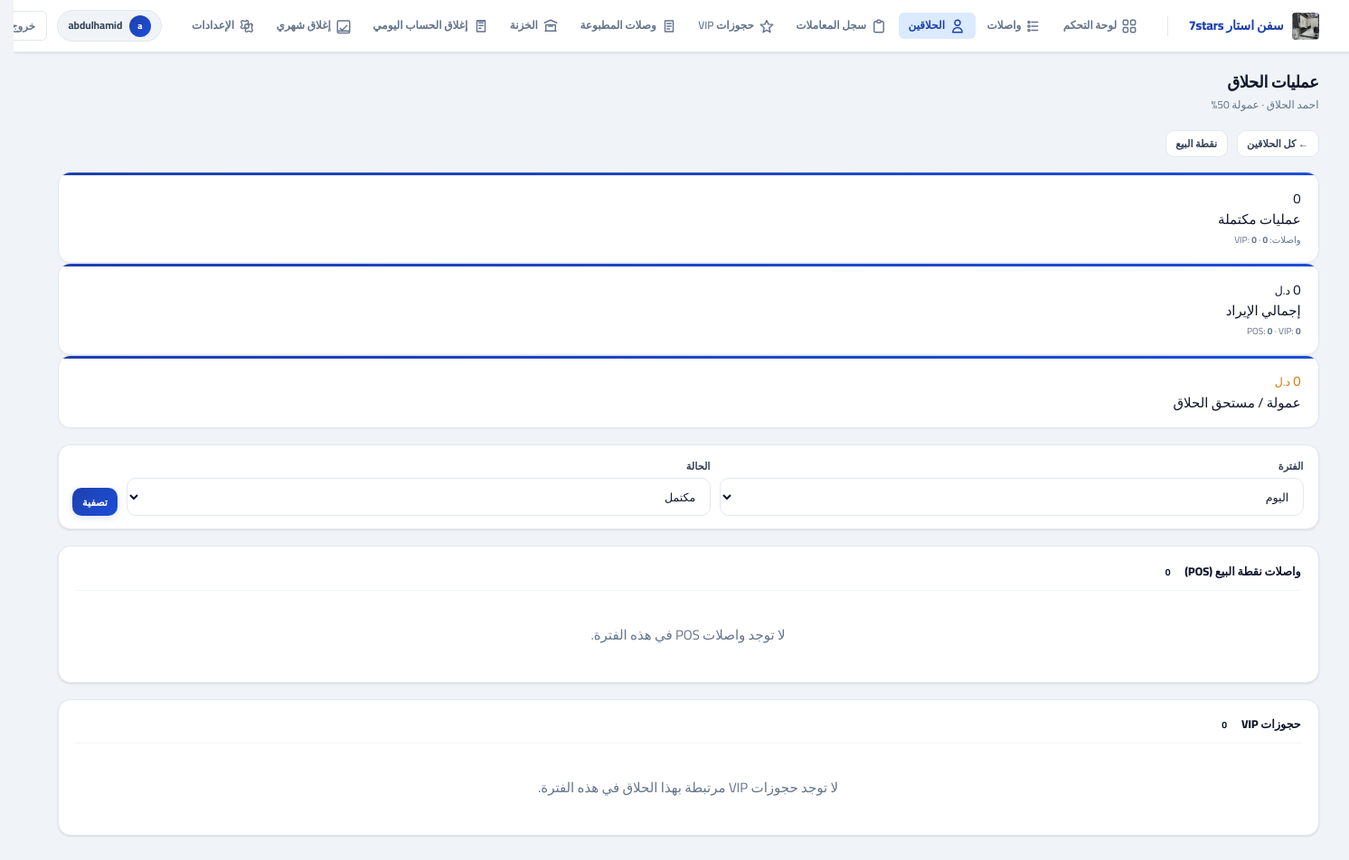
/app/barbers/3/?period=today&from=2026-06-03&to=2026-06-03 (signed in), run on an earlier commit of the app's database.
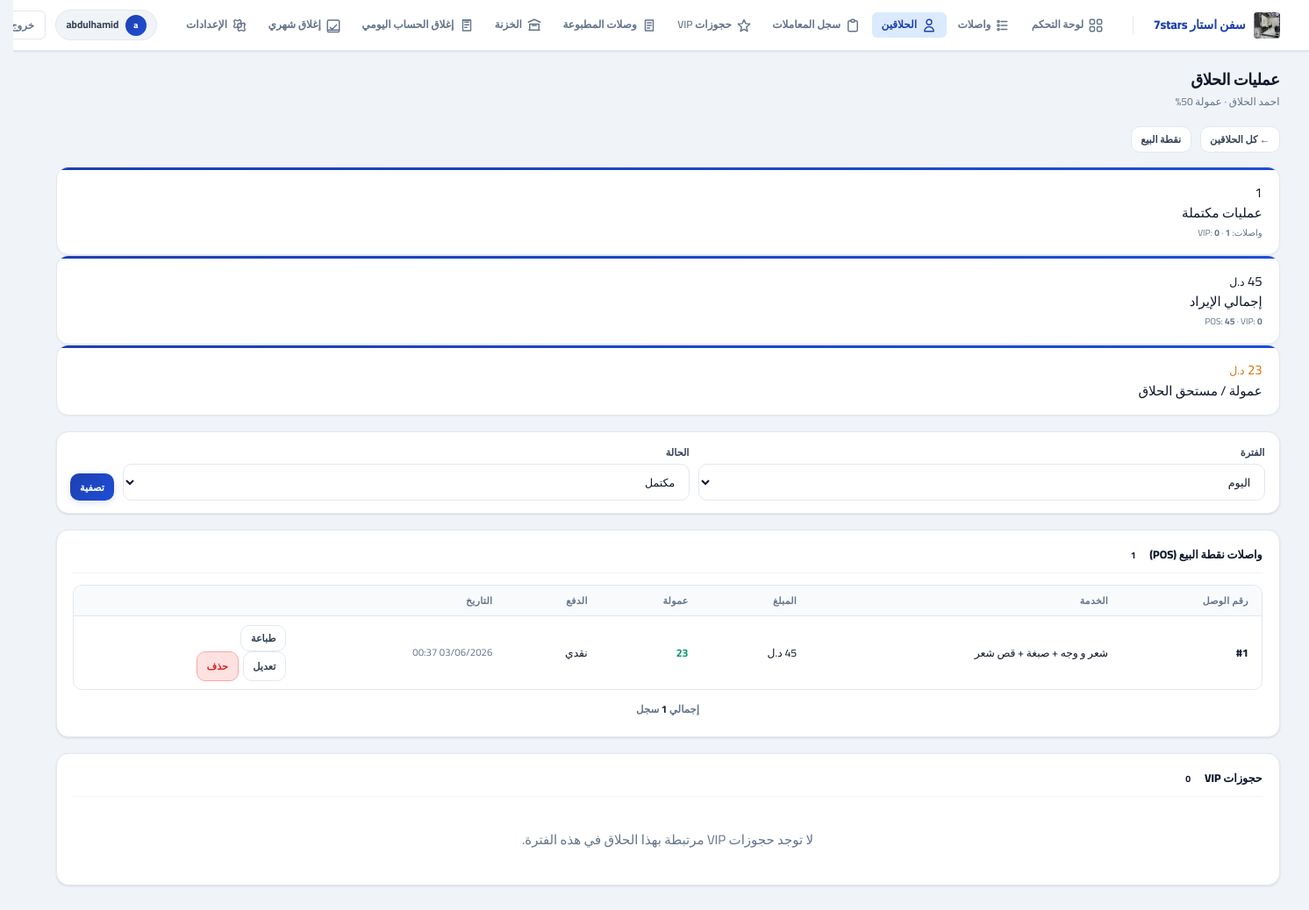
And on a later commit of the database.
### core/models.py (models this page shows, shortened)
class TimestampedModel(models.Model):
    created_at = models.DateTimeField(auto_now_add=True, db_index=True)
    updated_at = models.DateTimeField(auto_now=True, db_index=True)
    class Meta:
        abstract = True

class TicketItem(TimestampedModel):
    ticket = models.ForeignKey("core.Ticket", on_delete=models.CASCADE, related_name="items")
    service = models.ForeignKey("core.Service", on_delete=models.PROTECT, related_name="ticket_items")
    price = models.DecimalField(max_digits=12, decimal_places=2, default=0)
    commission_pct = models.DecimalField(max_digits=5, decimal_places=2, default=0)
    barber_commission_amount = models.DecimalField(max_digits=12, decimal_places=2, default=0)
    class Meta:
        unique_together = [("ticket", "service")]

class Service(TimestampedModel):
    name = models.CharField(max_length=120)
    category = models.ForeignKey(
        "core.ServiceCategory",
        on_delete=models.SET_NULL,
        null=True,
        blank=True,
        related_name="services",
    )
    base_price = models.DecimalField(max_digits=10, decimal_places=2, default=0)
    is_active = models.BooleanField(default=True)

class Ticket(TimestampedModel):
    customer = models.ForeignKey("core.Customer", on_delete=models.PROTECT, related_name="tickets")
    barber = models.ForeignKey("accounts.BarberProfile", on_delete=models.PROTECT, related_name="tickets")
    shift = models.ForeignKey("core.Shift", on_delete=models.PROTECT, related_name="tickets")
    service = models.ForeignKey(
        "core.Service",
        on_delete=models.SET_NULL,
        null=True,
        blank=True,
        related_name="tickets",
    )
    shift_sequence = models.PositiveIntegerField(
        null=True,
        blank=True,
        db_index=True,
        help_text="رقم تسلسلي للوصل ضمن الشفت (يُطبع على الوصل بدل اسم الزبون)",
    )
    status = models.CharField(max_length=20, choices=TicketStatus.choices, default=TicketStatus.WAITING, db_index=True)
    queue_position = models.PositiveIntegerField(default=0, db_index=True)
    started_at = models.DateTimeField(null=True, blank=True, db_index=True)
    completed_at = models.DateTimeField(null=True, blank=True, db_index=True)
    subtotal = models.DecimalField(max_digits=12, decimal_places=2, default=0)
    discount = models.DecimalField(max_digits=12, decimal_places=2, default=0)
    total = models.DecimalField(max_digits=12, decimal_places=2, default=0)
    barber_commission_total = models.DecimalField(max_digits=12, decimal_places=2, default=0)
    description = models.CharField(max_length=255, blank=True, default="")
    payment_method = models.CharField(
        max_length=10, choices=PaymentMethod.choices, default=PaymentMethod.CASH, blank=True,
    )
    locked_by_close = models.ForeignKey(
        "core.CloseLedger",
        on_delete=models.PROTECT,
        null=True,
        blank=True,
        related_name="locked_tickets",
    )
    class Meta:
        indexes = [
            models.Index(fields=["barber", "status", "queue_position"]),
            models.Index(fields=["shift", "status"]),
        ]
        constraints = [
            models.CheckConstraint(check=Q(total__gte=0), name="ticket_total_gte_0"),
            models.UniqueConstraint(
                fields=["shift", "shift_sequence"],
                condition=Q(shift_sequence__isnull=False),
                name="ticket_unique_shift_sequence",
            ),
        ]

### barber_ms/views.py (the view, shortened to what this page needs)
# urls.py: path("barbers/<int:barber_id>/", views.barber_operations_view, name="barber_operations"),
@login_required
def barber_operations_view(request, barber_id: int):
    if not _is_cashier_or_admin(request.user):
        messages.error(request, "ليس لديك صلاحية الوصول.")
        return redirect("frontend:dashboard")
    barber = get_object_or_404(BarberProfile.objects.select_related("user"), pk=barber_id)
    from_date, to_date, period = _parse_filter_dates(request)
    filter_shift = None
    shift_id = (request.GET.get("shift_id") or "").strip()
    if period == "shift" and shift_id.isdigit():
        filter_shift = get_object_or_404(Shift, pk=int(shift_id))
    tickets_qs = (
        Ticket.objects.filter(barber=barber)
        .select_related("customer", "barber__user", "service", "shift")
        .prefetch_related("receipts", "items__service")
        .order_by("-completed_at", "-created_at")
    )
    if filter_shift:
        tickets_qs = tickets_qs.filter(shift=filter_shift)
    else:
        if from_date:
            tickets_qs = tickets_qs.filter(completed_at__date__gte=from_date)
        if to_date:
            tickets_qs = tickets_qs.filter(completed_at__date__lte=to_date)
    status = (request.GET.get("status") or "COMPLETED").strip()
    if status == "ALL":
        pass
    elif status in dict(TicketStatus.choices):
        tickets_qs = tickets_qs.filter(status=status)
    else:
        tickets_qs = tickets_qs.filter(status=TicketStatus.COMPLETED)
        status = TicketStatus.COMPLETED
    if filter_shift:
        shift_stats = barber_shift_summary(barber, filter_shift)
        summary = {
            "tickets": shift_stats["ticket_count"],
            "revenue": shift_stats["total_revenue"],
            "commission": shift_stats["total_commission"],
            "vip_bookings": 0,
            "vip_revenue": 0,
            "vip_commission": 0,
        }
    else:
        summary = barber_combined_stats(barber, from_date, to_date)
    paginator, tickets_page = paginate_queryset(
        request, tickets_qs, per_page=BARBER_TX_PER_PAGE
    )
    vip_qs = vip_bookings_for_barber(
        barber, from_date=from_date, to_date=to_date, status=status if status != "ALL" else None
    )
    vip_paginator, vip_bookings_page = paginate_queryset(
        request, vip_qs, per_page=BARBER_TX_PER_PAGE, page_param="vpage"
    )
    vip_rows = []
    for booking in vip_bookings_page.object_list:
        rev, comm = barber_vip_share(booking, barber)
        vip_rows.append({"booking": booking, "share": rev, "commission": comm})
    return render(
        request,
        "frontend/barber_operations.html",
        {
            "barber": barber,
            "tickets_page": tickets_page,
            "paginator": paginator,
            "vip_rows": vip_rows,
            "vip_page": vip_bookings_page,
            "vip_paginator": vip_paginator,
            "vip_query_string": querystring_excluding_page(request, page_param="vpage"),
            "query_string": querystring_excluding_page(request),
            "filter_status": status or "COMPLETED",
            "filter_from": from_date,
            "filter_to": to_date,
            "filter_period": period,
            "filter_shift": filter_shift,
            "filter_shift_range": shift_display_range(filter_shift) if filter_shift else "",
            "summary": summary,
            "ticket_status_choices": TicketStatus.choices,
            "is_admin": _is_admin(request.user),
            "active_barbers": BarberProfile.objects.filter(is_active=True).order_by("name"),
            "pos_services": _active_services_qs(),
        },
    )

### accounts/models.py (called while the page is built)
    @property
    def display_name(self) -> str:
        n = (self.name or "").strip()
        if n:
            return n
        if self.user_id:
            return self.user.get_full_name() or self.user.username
        return "حلاق"

### barber_ms/context_processors.py (called while the page is built)
def _time_greeting_ar() -> str:
    h = timezone.localtime().hour
    if 5 <= h < 12:
        return "صباح الخير"
    if 12 <= h < 17:
        return "طاب نهارك"
    if 17 <= h < 22:
        return "مساء الخير"
    return "أهلاً بك"

def system_settings(request):
    try:
        qs = SystemSetting.objects.filter(key__in=_DEFAULTS.keys()).values_list("key", "value")
        stored = dict(qs)
    except Exception:
        stored = {}
    merged = {k: stored.get(k) or v for k, v in _DEFAULTS.items()}
    theme_key = merged.get("theme", "ocean")
    theme = THEMES.get(theme_key, THEMES["ocean"])
    now_local = timezone.localtime()
    return {
        "sys": merged,
        "theme": theme,
        "themes": THEMES,
        "time_greeting": _time_greeting_ar(),
        "now_local": now_local,
        "weekday_ar": _AR_WEEKDAYS[now_local.weekday()],
        "barber_login_enabled": merged.get("barber_login_enabled", "0") == "1",
    }

### templates/frontend/barber_operations.html (shortened to what the changed rows need)
{% extends "frontend/base.html" %}
{% block content %}
<div class="summary-grid" style="margin-bottom:18px">
  <div class="kpi-card">
    <div class="kpi-data">
      <div style="font-size:.68rem;color:var(--muted);margin-top:4px">
        واصلات: <b>{{ summary.pos_completed }}</b> · VIP: <b>{{ summary.vip_completed }}</b>
      </div>
    </div>
  </div>
  <div class="kpi-card">
    <div class="kpi-data">
      <div class="kv">{{ summary.revenue|floatformat:0 }} <small>{{ sys.currency }}</small></div>
      <div class="kl">إجمالي الإيراد</div>
      <div style="font-size:.68rem;color:var(--muted);margin-top:4px">
        POS: <b>{{ summary.pos_revenue|floatformat:0 }}</b> · VIP: <b>{{ summary.vip_revenue|floatformat:0 }}</b>
      </div>
    </div>
  </div>
  <div class="kpi-card">
    <div class="kpi-data">
      <div class="kv" style="color:var(--warning)">{{ summary.commission|floatformat:0 }} <small>{{ sys.currency }}</small></div>
      <div class="kl">عمولة / مستحق الحلاق</div>
    </div>
  </div>
</div>
<div class="card-accent">
  <div class="card-accent-inner">
    <div class="section-title">
      <span class="badge b-wait">{% if tickets_page %}{{ tickets_page.paginator.count }}{% else %}0{% endif %}</span>
    </div>
    {% if tickets_page.object_list %}
    <div class="tbl-wrap" style="margin-top:12px">
      <table>
        <thead>
          <tr>
            <th>رقم الوصل</th>
            <th>الخدمة</th>
            <th>المبلغ</th>
            <th>عمولة</th>
            <th>الدفع</th>
            <th>التاريخ</th>
            <th></th>
          </tr>
        </thead>
        <tbody>
          {% for t in tickets_page %}
          <tr>
            <td style="font-weight:800">{% if t.shift_sequence %}#{{ t.shift_sequence }}{% else %}—{% endif %}</td>
            <td>
              {% with items=t.items.all %}
              {% if items %}
              {% for item in items %}{{ item.service.name }}{% if not forloop.last %} + {% endif %}{% endfor %}
              {% elif t.service %}{{ t.service.name }}
              {% else %}{{ t.description|default:"—" }}{% endif %}
              {% endwith %}
            </td>
            <td>{% if t.total > 0 %}{{ t.total|floatformat:0 }} {{ sys.currency }}{% else %}—{% endif %}</td>
            <td style="color:var(--success);font-weight:700">{% if t.barber_commission_total > 0 %}{{ t.barber_commission_total|floatformat:0 }}{% else %}—{% endif %}</td>
            <td>{% if t.payment_method == "CASH" %}نقدي{% else %}بطاقة{% endif %}</td>
            <td style="font-size:.76rem;color:var(--muted);white-space:nowrap">{{ t.completed_at|default:t.created_at|date:"d/m/Y H:i" }}</td>
            <td>
              {% if t.receipts.first %}
              <a href="{% url 'frontend:vip:receipt_print' t.receipts.first.id %}" target="_blank" class="btn btn-o btn-sm">طباعة</a>
              {% endif %}
              {% include "frontend/partials/ticket_row_actions.html" with t=t return_qs=query_string %}
            </td>
          </tr>
          {% endfor %}
        </tbody>
      </table>
    </div>
    {% include "frontend/partials/pagination.html" with page_obj=tickets_page query_string=query_string %}
    {% else %}
    <div class="empty" style="padding:24px;text-align:center;color:var(--muted)">لا توجد واصلات POS في هذه الفترة.</div>
    {% endif %}
  </div>
</div>
{% endblock %}

### templates/frontend/partials/ticket_row_actions.html (shortened to what this page needs)
<div class="tx-actions" style="display:flex;gap:.35rem;flex-wrap:wrap;align-items:center">
  <button type="button" class="btn btn-o btn-sm js-ticket-edit"
    data-id="{{ t.id }}"
    data-barber="{{ t.barber_id }}"
    data-item-ids="{% for i in t.items.all %}{{ i.service_id }}{% if not forloop.last %},{% endif %}{% empty %}{% if t.service_id %}{{ t.service_id }}{% endif %}{% endfor %}"
    data-pay="{{ t.payment_method|default:'CASH' }}"
    data-status="{{ t.status }}">تعديل</button>
  <form method="post" class="swal-confirm-form" style="display:inline"
        data-swal-title="حذف المعاملة"
        data-swal-text="حذف نهائي؟ لا يمكن التراجع."
        data-swal-icon="warning">
    <button type="submit" class="btn btn-d btn-sm">حذف</button>
  </form>
</div>

What changed in the data, as far as the page shows it:
added Ticket: total "45", currency "د.ل", payment_method "نقدي", completed_at "03/06/2026 00:37", shows "طباعة"
added TicketItem: service.name "شعر و وجه"
added TicketItem: service.name "صبغة"
added TicketItem: service.name "قص شعر"
Also different on the page:
{{ summary.pos_completed }}: "0" → "1"
{{ summary.revenue|floatformat:0 }}: "0" → "45"
{{ summary.pos_revenue|floatformat:0 }}: "0" → "45"
{{ summary.commission|floatformat:0 }}: "0" → "23"
{{ page_obj.paginator.count }}: (not shown) → "1"
text no longer shown: "لا توجد واصلات POS في هذه الفترة."
text now shown: "رقم الوصل الخدمة المبلغ عمولة الدفع التاريخ إجمالي سجل"
